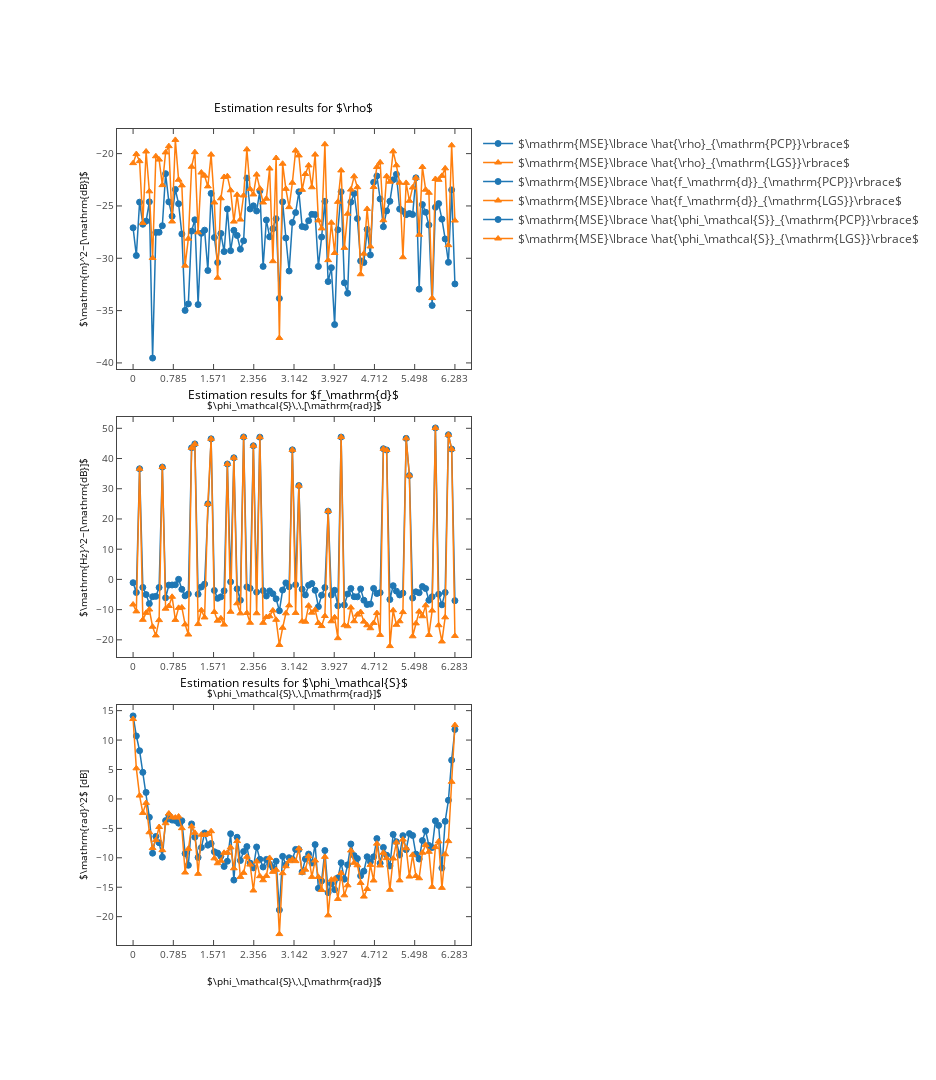

Source (notebook cell):
### Markdown cell above
### Plotting

### Code cell
run_plots_vs_phase_s_randomized = True
def plots_vs_phase_s_randomized( ):

    # Load data from npz file
    ( delta_0, T_m, T_sampling, nrof_samples, SNR_out, SNR_in, nrof_MCs, phase_s, f_d_error, phase_s_error,
      rho_error ) = itemgetter( 'delta_0', 'T_m', 'T_sampling', 'nrof_samples', 'SNR_out', 'SNR_in',
      'nrof_MCs', 'phase_s', 'f_d_error', 'phase_s_error', 'rho_error' )( 
      np.load( "plots/vs_phase_s_randomized.npz" ) )

    # Inform user
    print( "Plotting results for delta_0 = %E, T_m = %E, T_sampling = %E"%( delta_0, T_m, T_sampling ) + 
           "nrof_samples = %d, SNR_out = %f, SNR_in = %f"%( nrof_samples, SNR_out, SNR_in ) + 
           " with %d Monte Carlo repetitions per frequency value."%( nrof_MCs ) + 
           " Every other physical parameter was randomized." )
    
    # Set up figure
    plt.figure( figsize = [13,15] )
    # Set styles for PCP and LGS
    styles = ['o-', '^-' ]

    # Performance in estimating rho
    plt.subplot( 311 )
    # Set up labels for MC results
    labels = [r"$\mathrm{MSE}\lbrace \hat{\rho}_{\mathrm{PCP}}\rbrace$",
              r"$\mathrm{MSE}\lbrace \hat{\rho}_{\mathrm{LGS}}\rbrace$"]
    # Plot MC results
    for idx in range( len( styles ) ):
        plt.plot( phase_s, rho_error[idx,:], styles[idx], label = labels[idx] )
    # Set axis labels, title and legend
    plt.xlabel( r"$\phi_\mathcal{S}\,\,[\mathrm{rad}]$" )
    plt.xticks( [0, np.pi/4, np.pi/2, 3*np.pi/4, np.pi, 5*np.pi/4, 3*np.pi/2, 7*np.pi/4, 2*np.pi], 
                [r"$0$", r"$\frac{\pi}{4}$",r"$\frac{\pi}{2}$",r"$\frac{3}{4}\pi$", r"$\pi$", 
                 r"$\frac{5}{4}\pi$", r"$\frac{3}{2}\pi$", r"$\frac{7}{4}\pi$", r"$2\pi$"] )
    plt.ylabel( r"$\mathrm{m}^2~[\mathrm{dB}]$" )
    plt.title(  r"Estimation results for $\rho$" )
    plt.legend( )


    # Performance in estimating f_d
    plt.subplot( 312 )
    # Set up labels for MC results
    labels = [r"$\mathrm{MSE}\lbrace \hat{f_\mathrm{d}}_{\mathrm{PCP}}\rbrace$",
              r"$\mathrm{MSE}\lbrace \hat{f_\mathrm{d}}_{\mathrm{LGS}}\rbrace$"]
    # Plot MC results
    for idx in range( len( styles ) ):
        plt.plot( phase_s, f_d_error[idx,:], styles[idx], label = labels[idx] )
    # Set axis labels, title and legend
    plt.xlabel( r"$\phi_\mathcal{S}\,\,[\mathrm{rad}]$" )
    plt.xticks( [0, np.pi/4, np.pi/2, 3*np.pi/4, np.pi, 5*np.pi/4, 3*np.pi/2, 7*np.pi/4, 2*np.pi], 
                [r"$0$", r"$\frac{\pi}{4}$",r"$\frac{\pi}{2}$",r"$\frac{3}{4}\pi$", r"$\pi$", 
                 r"$\frac{5}{4}\pi$", r"$\frac{3}{2}\pi$", r"$\frac{7}{4}\pi$", r"$2\pi$"] )
    plt.ylabel( r"$\mathrm{Hz}^2~[\mathrm{dB}]$" )
    plt.title( r"Estimation results for $f_\mathrm{d}$" )
    plt.legend( )


    # Performance in estimating phase_s
    plt.subplot( 313 )
    # Set up labels for MC results
    labels = [r"$\mathrm{MSE}\lbrace \hat{\phi_\mathcal{S}}_{\mathrm{PCP}}\rbrace$",
              r"$\mathrm{MSE}\lbrace \hat{\phi_\mathcal{S}}_{\mathrm{LGS}}\rbrace$"]
    # Plot MC results
    for idx in range( len( styles ) ):
        plt.plot( phase_s, phase_s_error[idx,:], styles[idx], label = labels[idx] )
    # Set axis labels, title and legend
    plt.xlabel( r"$\phi_\mathcal{S}\,\,[\mathrm{rad}]$" )
    plt.xticks( [0, np.pi/4, np.pi/2, 3*np.pi/4, np.pi, 5*np.pi/4, 3*np.pi/2, 7*np.pi/4, 2*np.pi], 
                [r"$0$", r"$\frac{\pi}{4}$",r"$\frac{\pi}{2}$",r"$\frac{3}{4}\pi$", r"$\pi$", 
                 r"$\frac{5}{4}\pi$", r"$\frac{3}{2}\pi$", r"$\frac{7}{4}\pi$", r"$2\pi$"] )
    plt.ylabel( r"$\mathrm{rad}^2$ [dB]" )
    plt.title( r"Estimation results for $\phi_\mathcal{S}$" )
    plt.legend( )

    if export_to_latex:
        tikz_save( "plots/vs_phase_s_randomized.tex" )

    if interactive:
        mpl_to_pltly( plt.gcf( ) )
    else:
        plt.show( )

if run_plots_vs_phase_s_randomized:
    plots_vs_phase_s_randomized( )

### Figure 1 — Plotly figure (JSON) as saved in the notebook; plotly's stock layout.template omitted (floating-point values rounded to 4 significant figures)
{"data": [{"line": {"color": "rgba (31, 119, 180, 1)", "dash": "solid", "width": 1.5}, "marker": {"color": "#1F77B4", "line": {"color": "#1F77B4", "width": 1}, "opacity": 1, "size": 6, "symbol": "circle"}, "mode": "lines+markers", "name": "$\\mathrm{MSE}\\lbrace \\hat{\\rho}_{\\mathrm{PCP}}\\rbrace$", "type": "scatter", "uid": "0c42fd61-be10-489a-b2f0-a0403375c3df", "x": [0, 0.06347, 0.1269, 0.1904, 0.2539, 0.3173, 0.3808, 0.4443, 0.5077, 0.5712, 0.6347, 0.6981, 0.7616, 0.8251, 0.8885, 0.952, 1.015, 1.079, 1.142, 1.206, 1.269, 1.333, 1.396, 1.46, 1.523, 1.587, 1.65, 1.714, 1.777, 1.841, 1.904, 1.967, 2.031, 2.094, 2.158, 2.221, 2.285, 2.348, 2.412, 2.475, 2.539, 2.602, 2.666, 2.729, 2.793, 2.856, 2.919, 2.983, 3.046, 3.11, 3.173, 3.237, 3.3, 3.364, 3.427, 3.491, 3.554, 3.618, 3.681, 3.745, 3.808, 3.871, 3.935, 3.998, 4.062, 4.125, 4.189, 4.252, 4.316, 4.379, 4.443, 4.506, 4.57, 4.633, 4.697, 4.76, 4.823, 4.887, 4.95, 5.014, 5.077, 5.141, 5.204, 5.268, 5.331, 5.395, 5.458, 5.522, 5.585, 5.649, 5.712, 5.775, 5.839, 5.902, 5.966, 6.029, 6.093, 6.156, 6.22, 6.283], "xaxis": "x", "y": [-27.09, -29.74, -24.64, -26.75, -26.45, -24.61, -39.54, -27.53, -27.51, -26.89, -21.92, -24.61, -25.98, -23.42, -24.79, -27.68, -34.98, -34.36, -27.4, -26.33, -34.43, -27.62, -27.31, -31.17, -23.8, -28.02, -30.41, -27.63, -29.36, -25.29, -29.27, -27.33, -27.82, -29.14, -28.33, -22.34, -25.29, -24.99, -25.48, -23.57, -30.78, -26.34, -27.95, -27.18, -26.23, -33.84, -24.61, -28.06, -31.22, -26.58, -25.64, -23.65, -26.97, -27.03, -26.41, -25.8, -25.83, -30.78, -27.97, -24.56, -32.23, -30.9, -36.34, -27.28, -23.66, -32.34, -33.34, -24.63, -23.8, -26.21, -30.25, -30.4, -27.24, -29.68, -22.74, -22.14, -24.33, -26.98, -25.47, -24.56, -22.5, -21.97, -25.3, -25.5, -25.83, -25.73, -25.82, -22.31, -32.95, -24.87, -25.6, -26.82, -34.51, -25.13, -24.78, -26.26, -28.16, -30.39, -23.47, -32.45], "yaxis": "y"}, {"line": {"color": "rgba (255, 127, 14, 1)", "dash": "solid", "width": 1.5}, "marker": {"color": "#FF7F0E", "line": {"color": "#FF7F0E", "width": 1}, "opacity": 1, "size": 6, "symbol": "triangle-up"}, "mode": "lines+markers", "name": "$\\mathrm{MSE}\\lbrace \\hat{\\rho}_{\\mathrm{LGS}}\\rbrace$", "type": "scatter", "uid": "81b2e122-ccbb-475e-8d03-7f9990240120", "x": [0, 0.06347, 0.1269, 0.1904, 0.2539, 0.3173, 0.3808, 0.4443, 0.5077, 0.5712, 0.6347, 0.6981, 0.7616, 0.8251, 0.8885, 0.952, 1.015, 1.079, 1.142, 1.206, 1.269, 1.333, 1.396, 1.46, 1.523, 1.587, 1.65, 1.714, 1.777, 1.841, 1.904, 1.967, 2.031, 2.094, 2.158, 2.221, 2.285, 2.348, 2.412, 2.475, 2.539, 2.602, 2.666, 2.729, 2.793, 2.856, 2.919, 2.983, 3.046, 3.11, 3.173, 3.237, 3.3, 3.364, 3.427, 3.491, 3.554, 3.618, 3.681, 3.745, 3.808, 3.871, 3.935, 3.998, 4.062, 4.125, 4.189, 4.252, 4.316, 4.379, 4.443, 4.506, 4.57, 4.633, 4.697, 4.76, 4.823, 4.887, 4.95, 5.014, 5.077, 5.141, 5.204, 5.268, 5.331, 5.395, 5.458, 5.522, 5.585, 5.649, 5.712, 5.775, 5.839, 5.902, 5.966, 6.029, 6.093, 6.156, 6.22, 6.283], "xaxis": "x", "y": [-20.91, -20.04, -20.72, -26.64, -19.8, -23.6, -29.98, -20.25, -20.57, -23.01, -19.88, -19.29, -26.49, -18.69, -22.5, -23.03, -30.71, -28.13, -21.25, -19.86, -27.52, -21.81, -22.11, -23.13, -20.09, -24.67, -31.86, -24.27, -22.23, -22.16, -23.5, -26.49, -23.94, -26.3, -24.0, -19.6, -23.39, -23.9, -22.01, -23.34, -24.67, -24.3, -21.42, -30.28, -20.42, -37.62, -20.96, -23.37, -25.12, -22.79, -19.71, -20.17, -23.46, -21.95, -21.12, -23.22, -20.09, -26.38, -27.15, -19.11, -30.18, -26.6, -29.5, -24.61, -21.61, -29.01, -25.74, -23.43, -22.17, -23.21, -31.53, -29.56, -25.28, -28.87, -23.19, -21.28, -20.83, -26.37, -22.16, -22.69, -19.78, -21.11, -22.78, -29.9, -22.8, -24.51, -23.24, -22.32, -27.76, -21.28, -23.45, -23.74, -33.8, -22.42, -22.5, -22.13, -21.41, -28.75, -19.2, -26.4], "yaxis": "y"}, {"line": {"color": "rgba (31, 119, 180, 1)", "dash": "solid", "width": 1.5}, "marker": {"color": "#1F77B4", "line": {"color": "#1F77B4", "width": 1}, "opacity": 1, "size": 6, "symbol": "circle"}, "mode": "lines+markers", "name": "$\\mathrm{MSE}\\lbrace \\hat{f_\\mathrm{d}}_{\\mathrm{PCP}}\\rbrace$", "type": "scatter", "uid": "90f18a47-927a-41ed-bf0f-756e6ffd0627", "x": [0, 0.06347, 0.1269, 0.1904, 0.2539, 0.3173, 0.3808, 0.4443, 0.5077, 0.5712, 0.6347, 0.6981, 0.7616, 0.8251, 0.8885, 0.952, 1.015, 1.079, 1.142, 1.206, 1.269, 1.333, 1.396, 1.46, 1.523, 1.587, 1.65, 1.714, 1.777, 1.841, 1.904, 1.967, 2.031, 2.094, 2.158, 2.221, 2.285, 2.348, 2.412, 2.475, 2.539, 2.602, 2.666, 2.729, 2.793, 2.856, 2.919, 2.983, 3.046, 3.11, 3.173, 3.237, 3.3, 3.364, 3.427, 3.491, 3.554, 3.618, 3.681, 3.745, 3.808, 3.871, 3.935, 3.998, 4.062, 4.125, 4.189, 4.252, 4.316, 4.379, 4.443, 4.506, 4.57, 4.633, 4.697, 4.76, 4.823, 4.887, 4.95, 5.014, 5.077, 5.141, 5.204, 5.268, 5.331, 5.395, 5.458, 5.522, 5.585, 5.649, 5.712, 5.775, 5.839, 5.902, 5.966, 6.029, 6.093, 6.156, 6.22, 6.283], "xaxis": "x2", "y": [-1.092, -4.342, 36.6, -2.653, -5.021, -8.026, -5.709, -5.612, -2.686, 37.17, -6.099, -1.878, -1.844, -1.777, 0.03423, -3.283, -5.44, -4.814, 43.54, 44.83, -4.897, -2.504, -1.556, 25.01, 46.51, -3.662, -6.264, -5.776, -3.782, 38.19, -0.8164, 40.24, -3.108, -6.896, 47.13, -2.484, -2.958, 44.22, -4.227, 47.06, -3.713, -5.488, -3.798, -4.761, -6.442, -10.38, -3.52, -1.151, -2.418, 42.87, -1.745, 31.05, -3.238, -5.133, -1.921, -1.368, -3.61, -9.025, -5.228, -2.708, 22.57, -5.159, -3.605, -8.708, 47.1, -8.463, -4.825, -3.024, -5.712, -5.759, -3.145, -6.895, -8.322, -8.173, -2.977, -4.674, -4.384, 43.23, 42.81, -6.661, -2.083, -3.882, -5.141, -4.528, 46.67, 34.37, -6.166, -4.117, -4.424, -2.35, -3.037, -6.89, -5.742, 50.12, -4.895, -8.407, -4.317, 47.87, 43.12, -7.029], "yaxis": "y2"}, {"line": {"color": "rgba (255, 127, 14, 1)", "dash": "solid", "width": 1.5}, "marker": {"color": "#FF7F0E", "line": {"color": "#FF7F0E", "width": 1}, "opacity": 1, "size": 6, "symbol": "triangle-up"}, "mode": "lines+markers", "name": "$\\mathrm{MSE}\\lbrace \\hat{f_\\mathrm{d}}_{\\mathrm{LGS}}\\rbrace$", "type": "scatter", "uid": "bb52da87-198a-405a-95e5-f778bb81210c", "x": [0, 0.06347, 0.1269, 0.1904, 0.2539, 0.3173, 0.3808, 0.4443, 0.5077, 0.5712, 0.6347, 0.6981, 0.7616, 0.8251, 0.8885, 0.952, 1.015, 1.079, 1.142, 1.206, 1.269, 1.333, 1.396, 1.46, 1.523, 1.587, 1.65, 1.714, 1.777, 1.841, 1.904, 1.967, 2.031, 2.094, 2.158, 2.221, 2.285, 2.348, 2.412, 2.475, 2.539, 2.602, 2.666, 2.729, 2.793, 2.856, 2.919, 2.983, 3.046, 3.11, 3.173, 3.237, 3.3, 3.364, 3.427, 3.491, 3.554, 3.618, 3.681, 3.745, 3.808, 3.871, 3.935, 3.998, 4.062, 4.125, 4.189, 4.252, 4.316, 4.379, 4.443, 4.506, 4.57, 4.633, 4.697, 4.76, 4.823, 4.887, 4.95, 5.014, 5.077, 5.141, 5.204, 5.268, 5.331, 5.395, 5.458, 5.522, 5.585, 5.649, 5.712, 5.775, 5.839, 5.902, 5.966, 6.029, 6.093, 6.156, 6.22, 6.283], "xaxis": "x2", "y": [-8.306, -10.58, 36.62, -13.38, -11.08, -9.964, -15.66, -18.54, -13.47, 37.2, -9.688, -8.8, -5.754, -13.4, -9.414, -9.28, -14.9, -18.25, 43.54, 44.83, -14.79, -10.19, -12.6, 24.99, 46.51, -10.77, -13.66, -12.89, -14.96, 38.2, -10.72, 40.23, -7.911, -11.24, 47.13, -11.12, -14.34, 44.23, -11.2, 47.06, -14.37, -12.46, -12.19, -10.27, -13.37, -21.69, -16.01, -11.22, -8.599, 42.87, -11.09, 31.02, -13.87, -14.0, -8.686, -11.0, -10.06, -14.41, -15.44, -12.11, 22.64, -13.85, -12.56, -19.45, 47.11, -15.15, -15.51, -9.314, -13.84, -11.65, -10.8, -13.97, -15.18, -16.16, -14.41, -11.14, -18.36, 43.23, 42.82, -22.07, -10.23, -15.03, -13.85, -10.82, 46.67, 34.39, -18.83, -14.55, -10.64, -12.19, -8.585, -18.4, -10.32, 50.13, -15.16, -20.54, -12.55, 47.87, 43.12, -18.7], "yaxis": "y2"}, {"line": {"color": "rgba (31, 119, 180, 1)", "dash": "solid", "width": 1.5}, "marker": {"color": "#1F77B4", "line": {"color": "#1F77B4", "width": 1}, "opacity": 1, "size": 6, "symbol": "circle"}, "mode": "lines+markers", "name": "$\\mathrm{MSE}\\lbrace \\hat{\\phi_\\mathcal{S}}_{\\mathrm{PCP}}\\rbrace$", "type": "scatter", "uid": "359224c3-3ee5-41a3-a285-d9cd25e63917", "x": [0, 0.06347, 0.1269, 0.1904, 0.2539, 0.3173, 0.3808, 0.4443, 0.5077, 0.5712, 0.6347, 0.6981, 0.7616, 0.8251, 0.8885, 0.952, 1.015, 1.079, 1.142, 1.206, 1.269, 1.333, 1.396, 1.46, 1.523, 1.587, 1.65, 1.714, 1.777, 1.841, 1.904, 1.967, 2.031, 2.094, 2.158, 2.221, 2.285, 2.348, 2.412, 2.475, 2.539, 2.602, 2.666, 2.729, 2.793, 2.856, 2.919, 2.983, 3.046, 3.11, 3.173, 3.237, 3.3, 3.364, 3.427, 3.491, 3.554, 3.618, 3.681, 3.745, 3.808, 3.871, 3.935, 3.998, 4.062, 4.125, 4.189, 4.252, 4.316, 4.379, 4.443, 4.506, 4.57, 4.633, 4.697, 4.76, 4.823, 4.887, 4.95, 5.014, 5.077, 5.141, 5.204, 5.268, 5.331, 5.395, 5.458, 5.522, 5.585, 5.649, 5.712, 5.775, 5.839, 5.902, 5.966, 6.029, 6.093, 6.156, 6.22, 6.283], "xaxis": "x3", "y": [14.1, 10.7, 8.191, 4.513, 1.112, -3.11, -9.217, -6.379, -7.446, -9.887, -3.683, -2.81, -3.594, -3.662, -4.122, -3.696, -9.277, -11.27, -4.24, -6.495, -9.945, -8.26, -5.792, -7.854, -7.58, -8.972, -9.194, -9.745, -11.47, -10.59, -5.917, -13.79, -6.51, -10.47, -8.936, -8.101, -10.9, -11.71, -8.162, -10.27, -11.56, -10.27, -11.09, -11.68, -10.58, -18.86, -9.758, -11.18, -9.986, -10.23, -8.578, -8.602, -12.4, -10.2, -9.368, -10.88, -7.762, -15.18, -13.93, -8.763, -15.93, -14.39, -15.41, -13.4, -10.84, -13.63, -11.2, -7.654, -9.622, -10.12, -13.07, -12.28, -9.823, -10.67, -9.831, -6.74, -10.92, -8.241, -9.565, -11.39, -6.031, -7.266, -9.535, -6.239, -8.624, -5.891, -6.21, -9.374, -10.21, -7.072, -5.419, -7.906, -8.256, -3.724, -4.496, -11.73, -3.808, -0.2239, 6.59, 11.8], "yaxis": "y3"}, {"line": {"color": "rgba (255, 127, 14, 1)", "dash": "solid", "width": 1.5}, "marker": {"color": "#FF7F0E", "line": {"color": "#FF7F0E", "width": 1}, "opacity": 1, "size": 6, "symbol": "triangle-up"}, "mode": "lines+markers", "name": "$\\mathrm{MSE}\\lbrace \\hat{\\phi_\\mathcal{S}}_{\\mathrm{LGS}}\\rbrace$", "type": "scatter", "uid": "cb8e1e30-e205-4531-a935-0a7fdd6625f7", "x": [0, 0.06347, 0.1269, 0.1904, 0.2539, 0.3173, 0.3808, 0.4443, 0.5077, 0.5712, 0.6347, 0.6981, 0.7616, 0.8251, 0.8885, 0.952, 1.015, 1.079, 1.142, 1.206, 1.269, 1.333, 1.396, 1.46, 1.523, 1.587, 1.65, 1.714, 1.777, 1.841, 1.904, 1.967, 2.031, 2.094, 2.158, 2.221, 2.285, 2.348, 2.412, 2.475, 2.539, 2.602, 2.666, 2.729, 2.793, 2.856, 2.919, 2.983, 3.046, 3.11, 3.173, 3.237, 3.3, 3.364, 3.427, 3.491, 3.554, 3.618, 3.681, 3.745, 3.808, 3.871, 3.935, 3.998, 4.062, 4.125, 4.189, 4.252, 4.316, 4.379, 4.443, 4.506, 4.57, 4.633, 4.697, 4.76, 4.823, 4.887, 4.95, 5.014, 5.077, 5.141, 5.204, 5.268, 5.331, 5.395, 5.458, 5.522, 5.585, 5.649, 5.712, 5.775, 5.839, 5.902, 5.966, 6.029, 6.093, 6.156, 6.22, 6.283], "xaxis": "x3", "y": [13.57, 5.199, 0.5711, -2.376, -0.6776, -5.664, -8.349, -6.988, -4.77, -8.703, -4.124, -2.473, -3.107, -3.175, -2.985, -4.968, -12.51, -8.463, -4.66, -5.743, -12.72, -6.068, -6.128, -5.945, -5.485, -10.1, -10.93, -10.5, -9.147, -9.143, -8.224, -11.79, -7.158, -13.25, -12.56, -9.827, -11.15, -15.56, -10.62, -13.13, -13.82, -13.07, -10.02, -12.39, -12.05, -22.96, -12.62, -11.43, -10.58, -10.3, -10.57, -8.419, -12.54, -12.02, -9.735, -13.24, -10.46, -13.25, -15.47, -9.841, -19.78, -13.71, -13.57, -17.0, -12.6, -16.38, -14.68, -8.761, -10.86, -11.27, -14.27, -16.59, -15.3, -11.21, -13.86, -7.596, -11.3, -9.144, -10.05, -15.44, -10.13, -7.386, -13.84, -6.911, -8.368, -13.19, -9.501, -13.09, -13.48, -9.138, -7.808, -8.98, -14.94, -8.191, -7.211, -15.11, -9.399, -7.165, 2.912, 12.54], "yaxis": "y3"}], "layout": {"annotations": [{"font": {"color": "#000000", "size": 12}, "showarrow": false, "text": "Estimation results for $\\rho$", "x": 0.4996, "xanchor": "center", "xref": "paper", "y": 1.014, "yanchor": "bottom", "yref": "paper"}, {"font": {"color": "#000000", "size": 12}, "showarrow": false, "text": "Estimation results for $f_\\mathrm{d}$", "x": 0.4996, "xanchor": "center", "xref": "paper", "y": 0.6613, "yanchor": "bottom", "yref": "paper"}, {"font": {"color": "#000000", "size": 12}, "showarrow": false, "text": "Estimation results for $\\phi_\\mathcal{S}$", "x": 0.4996, "xanchor": "center", "xref": "paper", "y": 0.3086, "yanchor": "bottom", "yref": "paper"}], "autosize": false, "height": 1080, "hovermode": "closest", "margin": {"b": 135, "l": 117, "pad": 0, "r": 93, "t": 129}, "showlegend": true, "width": 936, "xaxis": {"anchor": "y", "domain": [0, 1], "dtick": 0.7854, "mirror": "ticks", "range": [-0.3142, 6.597], "showgrid": false, "showline": true, "side": "bottom", "tick0": 0, "tickfont": {"size": 10}, "ticks": "inside", "title": {"font": {"color": "#000000", "size": 10}, "text": "$\\phi_\\mathcal{S}\\,\\,[\\mathrm{rad}]$"}, "type": "linear", "zeroline": false}, "xaxis2": {"anchor": "y2", "domain": [0, 1], "dtick": 0.7854, "mirror": "ticks", "range": [-0.3142, 6.597], "showgrid": false, "showline": true, "side": "bottom", "tick0": 0, "tickfont": {"size": 10}, "ticks": "inside", "title": {"font": {"color": "#000000", "size": 10}, "text": "$\\phi_\\mathcal{S}\\,\\,[\\mathrm{rad}]$"}, "type": "linear", "zeroline": false}, "xaxis3": {"anchor": "y3", "domain": [0, 1], "dtick": 0.7854, "mirror": "ticks", "range": [-0.3142, 6.597], "showgrid": false, "showline": true, "side": "bottom", "tick0": 0, "tickfont": {"size": 10}, "ticks": "inside", "title": {"font": {"color": "#000000", "size": 10}, "text": "$\\phi_\\mathcal{S}\\,\\,[\\mathrm{rad}]$"}, "type": "linear", "zeroline": false}, "yaxis": {"anchor": "x", "domain": [0.7059, 1], "mirror": "ticks", "nticks": 7, "range": [-40.58, -17.65], "showgrid": false, "showline": true, "side": "left", "tickfont": {"size": 10}, "ticks": "inside", "title": {"font": {"color": "#000000", "size": 10}, "text": "$\\mathrm{m}^2~[\\mathrm{dB}]$"}, "type": "linear", "zeroline": false}, "yaxis2": {"anchor": "x2", "domain": [0.3529, 0.6471], "mirror": "ticks", "nticks": 10, "range": [-25.68, 53.74], "showgrid": false, "showline": true, "side": "left", "tickfont": {"size": 10}, "ticks": "inside", "title": {"font": {"color": "#000000", "size": 10}, "text": "$\\mathrm{Hz}^2~[\\mathrm{dB}]$"}, "type": "linear", "zeroline": false}, "yaxis3": {"anchor": "x3", "domain": [0, 0.2941], "mirror": "ticks", "nticks": 10, "range": [-24.82, 15.96], "showgrid": false, "showline": true, "side": "left", "tickfont": {"size": 10}, "ticks": "inside", "title": {"font": {"color": "#000000", "size": 10}, "text": "$\\mathrm{rad}^2$ [dB]"}, "type": "linear", "zeroline": false}}}
